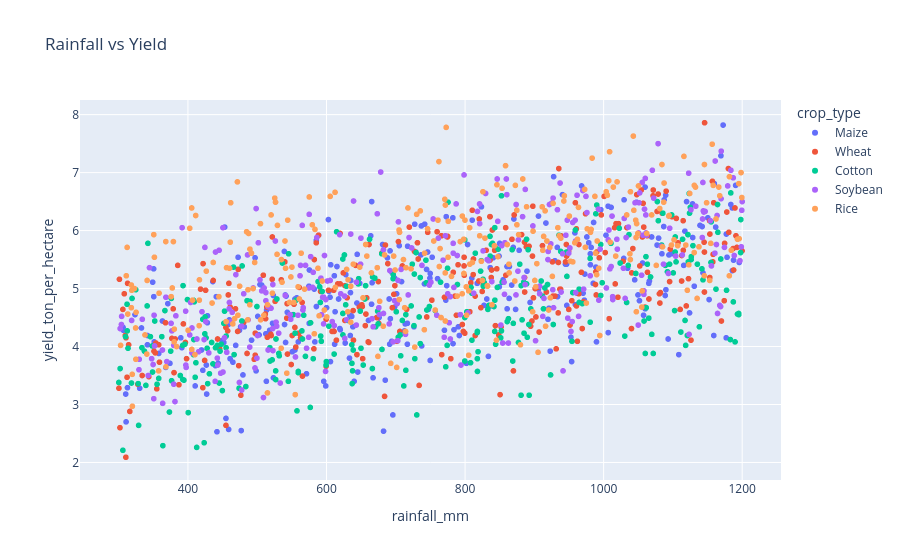

The notebook cell saved with this chart:
### Markdown cell above
### Q8. Scatter Plot Analysis 
Create scatter plots of: 
1. rainfall_mm vs yield_ton_per_hectare  
2. fertilizer_kg vs yield_ton_per_hectare  
Based on the plots: 
 * Which feature appears to have a stronger relationship with yield?

### Code cell
px.scatter(df, x="rainfall_mm", y="yield_ton_per_hectare", color="crop_type",
                 title="Rainfall vs Yield")

### Figure 1 — Plotly figure (JSON) as saved in the notebook; plotly's stock layout.template omitted (floating-point values rounded to 4 significant figures; data arrays with more than 128 entries replaced by an {"elided": "..."} marker saying what was removed)
{"data": [{"hovertemplate": "crop_type=Maize<br>rainfall_mm=%{x}<br>yield_ton_per_hectare=%{y}<extra></extra>", "legendgroup": "Maize", "marker": {"color": "#636efa", "symbol": "circle"}, "mode": "markers", "name": "Maize", "showlegend": true, "type": "scattergl", "x": {"elided": "287 float values"}, "xaxis": "x", "y": {"elided": "287 float values"}, "yaxis": "y"}, {"hovertemplate": "crop_type=Wheat<br>rainfall_mm=%{x}<br>yield_ton_per_hectare=%{y}<extra></extra>", "legendgroup": "Wheat", "marker": {"color": "#EF553B", "symbol": "circle"}, "mode": "markers", "name": "Wheat", "showlegend": true, "type": "scattergl", "x": {"elided": "303 float values"}, "xaxis": "x", "y": {"elided": "303 float values"}, "yaxis": "y"}, {"hovertemplate": "crop_type=Cotton<br>rainfall_mm=%{x}<br>yield_ton_per_hectare=%{y}<extra></extra>", "legendgroup": "Cotton", "marker": {"color": "#00cc96", "symbol": "circle"}, "mode": "markers", "name": "Cotton", "showlegend": true, "type": "scattergl", "x": {"elided": "311 float values"}, "xaxis": "x", "y": {"elided": "311 float values"}, "yaxis": "y"}, {"hovertemplate": "crop_type=Soybean<br>rainfall_mm=%{x}<br>yield_ton_per_hectare=%{y}<extra></extra>", "legendgroup": "Soybean", "marker": {"color": "#ab63fa", "symbol": "circle"}, "mode": "markers", "name": "Soybean", "showlegend": true, "type": "scattergl", "x": {"elided": "306 float values"}, "xaxis": "x", "y": {"elided": "306 float values"}, "yaxis": "y"}, {"hovertemplate": "crop_type=Rice<br>rainfall_mm=%{x}<br>yield_ton_per_hectare=%{y}<extra></extra>", "legendgroup": "Rice", "marker": {"color": "#FFA15A", "symbol": "circle"}, "mode": "markers", "name": "Rice", "showlegend": true, "type": "scattergl", "x": {"elided": "293 float values"}, "xaxis": "x", "y": {"elided": "293 float values"}, "yaxis": "y"}], "layout": {"legend": {"title": {"text": "crop_type"}, "tracegroupgap": 0}, "title": {"text": "Rainfall vs Yield"}, "xaxis": {"anchor": "y", "domain": [0, 1], "title": {"text": "rainfall_mm"}}, "yaxis": {"anchor": "x", "domain": [0, 1], "title": {"text": "yield_ton_per_hectare"}}}}
